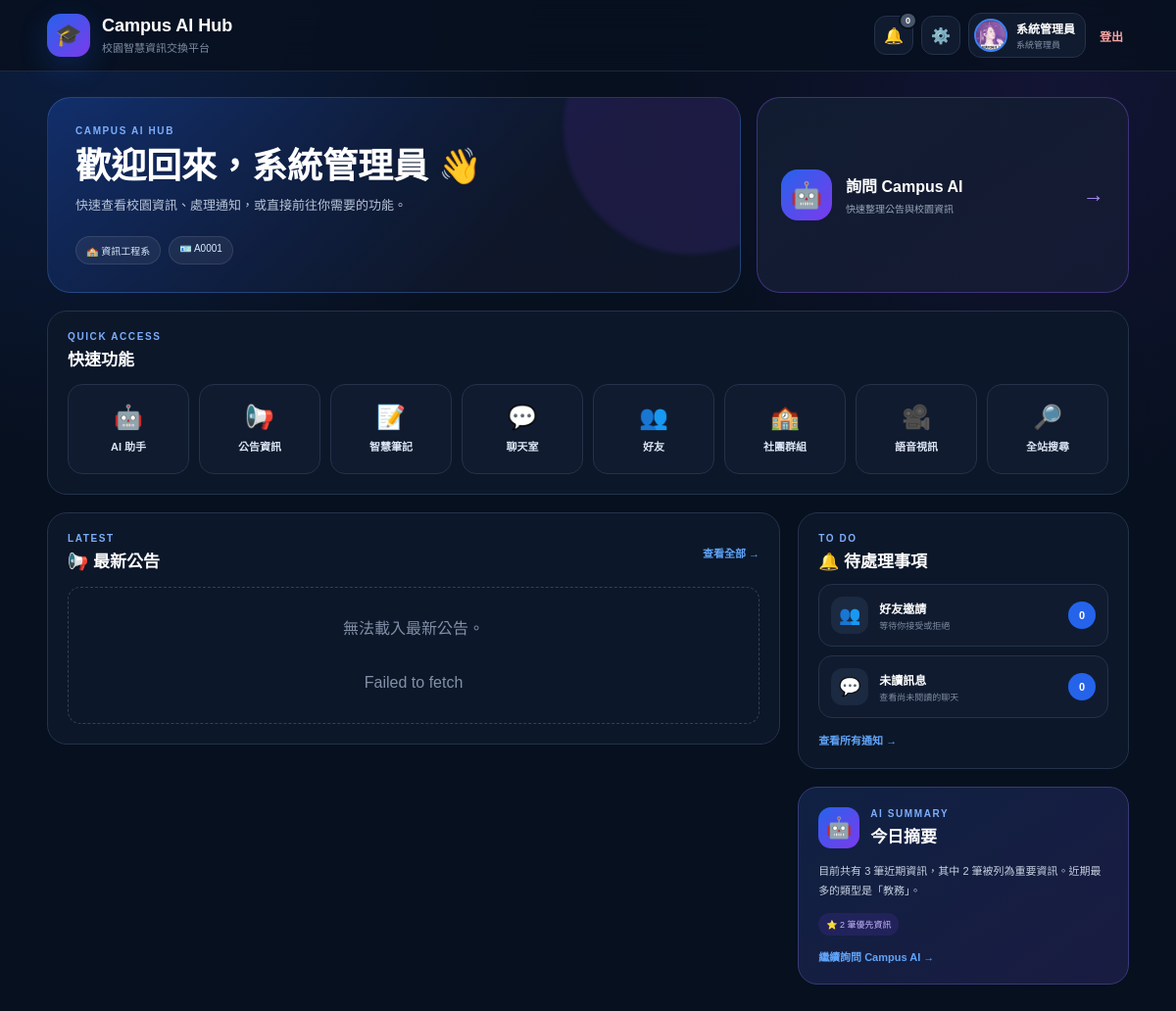
The app's page /dashboard (signed in) with its own data.
### models/user.py (models this page shows, shortened)
class User(db.Model):
    __tablename__ = "users"
    id = db.Column(db.Integer, primary_key=True)
    username = db.Column(db.String(50), unique=True, nullable=False)
    password_hash = db.Column(db.String(255), nullable=False)
    role = db.Column(db.String(20), default="user", nullable=False)
    full_name = db.Column(db.String(100), nullable=False)
    email = db.Column(db.String(255), unique=True, nullable=True)
    birthday = db.Column(db.String(20), nullable=True)
    student_no = db.Column(db.String(30), unique=True, nullable=True)
    department_id = db.Column(db.Integer, db.ForeignKey("departments.id"), nullable=True)
    grade_level = db.Column(db.String(20), nullable=True)
    avatar_url = db.Column(db.String(255), nullable=True)
    interests = db.Column(db.Text, nullable=True)
    bio = db.Column(db.Text, nullable=True)
    created_at = db.Column(db.DateTime, default=datetime.utcnow)
    updated_at = db.Column(db.DateTime, default=datetime.utcnow, onupdate=datetime.utcnow)
    posts = db.relationship("Post", backref="author", lazy=True, cascade="all, delete-orphan")
    notes = db.relationship("Note", backref="owner", lazy=True, cascade="all, delete-orphan")
    created_rooms = db.relationship("ChatRoom", backref="creator", lazy=True, cascade="all, delete-orphan")
    chat_messages = db.relationship("ChatMessage", backref="sender", lazy=True, cascade="all, delete-orphan")
    room_memberships = db.relationship("ChatRoomMember", backref="user", lazy=True, cascade="all, delete-orphan")
    sent_friend_requests = db.relationship(
        "Friendship",
        foreign_keys="Friendship.requester_id",
        backref="requester",
        lazy=True,
        cascade="all, delete-orphan"
    )
    received_friend_requests = db.relationship(
        "Friendship",
        foreign_keys="Friendship.addressee_id",
        backref="addressee",
        lazy=True,
        cascade="all, delete-orphan"
    )
    profile_visibility = db.Column(
        db.String(20),
        nullable=False,
        default="friends"
    )

class Department(db.Model):
    __tablename__ = "departments"
    id = db.Column(db.Integer, primary_key=True)
    code = db.Column(db.String(30), unique=True, nullable=False)
    name = db.Column(db.String(100), nullable=False)
    users = db.relationship("User", backref="department", lazy=True)

### routes/core_pages.py (the view)
    @app.route("/dashboard")
    def dashboard():
        current_user = (
            get_logged_in_user()
        )
        if not current_user:
            return redirect(
                url_for(
                    "index"
                )
            )
        recent_posts = (
            Post.query
            .order_by(
                Post.created_at.desc()
            )
            .limit(3)
            .all()
        )
        announcement_count = (
            Post.query.count()
        )
        dashboard_ai_summary = (
            build_ai_summary(
                recent_posts
            )
        )
        ai_priority_count = (
            Post.query
            .filter_by(
                is_ai_priority=True
            )
            .count()
        )
        note_count = (
            Note.query
            .filter_by(
                owner_id=
                    current_user.id
            )
            .count()
        )
        friend_count = (
            Friendship.query
            .filter(
                Friendship.status
                == "accepted",
                or_(
                    Friendship.requester_id
                    == current_user.id,
                    Friendship.addressee_id
                    == current_user.id
                )
            )
            .count()
        )
        community_count = (
            CommunityMember.query
            .filter_by(
                user_id=
                    current_user.id
            )
            .count()
        )
        meeting_count = (
            Meeting.query
            .filter(
                Meeting.status
                != "ended"
            )
            .count()
        )
        notification_summary = (
            get_notification_summary(
                current_user.id
            )
        )
        return render_template(
            "dashboard.html",
            current_user=
                current_user,
            recent_posts=
                recent_posts,
            announcement_count=
                announcement_count,
            note_count=
                note_count,
            friend_count=
                friend_count,
            community_count=
                community_count,
            meeting_count=
                meeting_count,
            dashboard_ai_summary=
                dashboard_ai_summary,
            ai_priority_count=
                ai_priority_count,
            pending_friend_count=
                notification_summary[
                    "pending_friend_count"
                ],
            unread_message_count=
                notification_summary[
                    "unread_message_count"
                ],
            total_notification_count=
                notification_summary[
                    "total_notification_count"
                ]
        )

### services/ai_service.py (called while the page is built)
def build_ai_summary(posts):
    if not posts:
        return "目前沒有新的校園資訊。"
    important_count = sum(
        1
        for post in posts
        if getattr(
            post,
            "is_ai_priority",
            False
        )
    )
    categories = {}
    for post in posts:
        category = (
            getattr(post, "category", None)
            or "一般資訊"
        )
        categories[category] = (
            categories.get(
                category,
                0
            )
            + 1
        )
    top_category = max(
        categories,
        key=categories.get
    )
    return (
        f"目前共有 {len(posts)} 筆近期資訊，"
        f"其中 {important_count} 筆被列為重要資訊。"
        f"近期最多的類型是「{top_category}」。"
    )

### services/notification_service.py (called while the page is built, shortened)
def get_user_chat_room_ids(user_id):
    member_room_ids = [
        row.room_id
        for row in ChatRoomMember.query
        .filter_by(user_id=user_id)
        .all()
    ]
    created_room_ids = [
        row.id
        for row in ChatRoom.query
        .filter_by(created_by=user_id)
        .all()
    ]
    return list(set(member_room_ids + created_room_ids))

def get_notification_summary(user_id):
    pending_friend_count = (
        Friendship.query
        .filter_by(
            addressee_id=user_id,
            status="pending"
        )
        .count()
    )
    room_ids = get_user_chat_room_ids(user_id)
    unread_message_count = 0
    return {
        "pending_friend_count": pending_friend_count,
        "unread_message_count": unread_message_count,
        "total_notification_count": (
            pending_friend_count + unread_message_count
        )
    }

### utils/auth_helpers.py (called while the page is built)
def get_logged_in_user(clear_invalid=True):
    user_id = session.get("user_id")
    if not user_id:
        return None
    current_user = db.session.get(User, user_id)
    if current_user is None and clear_invalid:
        session.clear()
    return current_user

### templates/dashboard.html (shortened to what this page needs)
{% extends "base.html" %}
{% block head %}
<link rel="stylesheet" href="{{ url_for('static', filename='css/dashboard.css') }}">
{% endblock %}
{% block content %}
<div class="dashboard-page">
    <header class="dashboard-topbar">
        <div class="dashboard-topbar-inner">
            <a href="/dashboard" class="brand-area" aria-label="回到首頁">
                <div class="brand-logo">🎓</div>
                <div class="brand-text">
                    <h1>Campus AI Hub</h1>
                    <p>校園智慧資訊交換平台</p>
                </div>
            </a>
            <div class="top-user-area">
                <a href="/notifications" class="icon-action notification-btn" title="通知">
                    🔔
                    <span id="notificationBadge" class="notification-badge {% if total_notification_count == 0 %}is-zero{% endif %}">
                        {{ total_notification_count }}
                    </span>
                </a>
                {% if current_user.role == "admin" %}
                <a href="/admin/users" class="icon-action" title="管理後台">⚙️</a>
                {% endif %}
                <a href="/profile" class="user-chip" title="個人資訊">
                    {% if current_user.avatar_url %}
                    <img class="top-avatar" src="{{ current_user.avatar_url }}" alt="頭像">
                    {% else %}
                    <div class="top-avatar top-avatar-placeholder">
                        {{ (current_user.full_name or current_user.username or "U")[0] }}
                    </div>
                    {% endif %}
                    <div class="user-chip-text">
                        <span class="top-user-name">{{ current_user.full_name or current_user.username }}</span>
                        <span class="top-user-role">{% if current_user.role == "admin" %}系統管理員{% else %}校園使用者{% endif %}</span>
                    </div>
                </a>
                <a href="/logout" class="logout-link">登出</a>
            </div>
        </div>
    </header>
    <main class="dashboard-container">
        <section class="hero-section">
            <div class="hero-copy">
                <div class="eyebrow">CAMPUS AI HUB</div>
                <h2>歡迎回來，{{ current_user.full_name or current_user.username }} 👋</h2>
                <p>快速查看校園資訊、處理通知，或直接前往你需要的功能。</p>
                <div class="welcome-tags">
                    {% if current_user.department %}
                    <span class="welcome-tag">🏫 {{ current_user.department.name }}</span>
                    {% endif %}
                    {% if current_user.student_no %}
                    <span class="welcome-tag">🪪 {{ current_user.student_no }}</span>
                    {% endif %}
                </div>
            </div>
            <a href="/ai-assistant" class="hero-ai-action">
                <span class="hero-ai-icon">🤖</span>
                <span>
                    <strong>詢問 Campus AI</strong>
                    <small>快速整理公告與校園資訊</small>
                </span>
                <span class="hero-arrow">→</span>
            </a>
        </section>
        <section class="quick-section">
            <div class="section-heading">
                <div>
                    <span class="section-kicker">QUICK ACCESS</span>
                    <h3>快速功能</h3>
                </div>
            </div>
            <div class="quick-grid">
                <a href="/ai-assistant" class="quick-card"><span class="quick-icon">🤖</span><span>AI 助手</span></a>
                <a href="/announcements" class="quick-card"><span class="quick-icon">📢</span><span>公告資訊</span></a>
                <a href="/notes" class="quick-card"><span class="quick-icon">📝</span><span>智慧筆記</span></a>
                <a href="/chat" class="quick-card"><span class="quick-icon">💬</span><span>聊天室</span></a>
                <a href="/friends" class="quick-card"><span class="quick-icon">👥</span><span>好友</span></a>
                <a href="/communities/" class="quick-card"><span class="quick-icon">🏫</span><span>社團群組</span></a>
                <a href="/meetings/" class="quick-card"><span class="quick-icon">🎥</span><span>語音視訊</span></a>
                <a href="/search" class="quick-card"><span class="quick-icon">🔎</span><span>全站搜尋</span></a>
            </div>
        </section>
        <div class="content-grid">
            <section class="panel announcements-panel">
                <div class="panel-header">
                    <div>
                        <span class="section-kicker">LATEST</span>
                        <h3>📢 最新公告</h3>
                    </div>
                    <a href="/announcements" class="panel-link">查看全部 →</a>
                </div>
                <div id="recentAnnouncements" class="announcement-list">
                </div>
            </section>
            <aside class="side-stack">
                <section class="panel attention-panel">
                    <div class="panel-header compact">
                        <div>
                            <span class="section-kicker">TO DO</span>
                            <h3>🔔 待處理事項</h3>
                        </div>
                    </div>
                    <div class="attention-list">
                        <a href="/notifications" class="attention-item">
                            <span class="attention-icon">👥</span>
                            <span class="attention-text">
                                <strong>好友邀請</strong>
                                <small>等待你接受或拒絕</small>
                            </span>
                            <span id="pendingFriendCount" class="attention-count">{{ pending_friend_count }}</span>
                        </a>
                        <a href="/chat" class="attention-item">
                            <span class="attention-icon">💬</span>
                            <span class="attention-text">
                                <strong>未讀訊息</strong>
                                <small>查看尚未閱讀的聊天</small>
                            </span>
                            <span id="unreadMessageCount" class="attention-count">{{ unread_message_count }}</span>
                        </a>
                    </div>
                    <a href="/notifications" class="attention-all-link">查看所有通知 →</a>
                </section>
                <section class="ai-summary-panel">
                    <div class="ai-summary-head">
                        <span class="ai-summary-icon">🤖</span>
                        <div>
                            <span class="section-kicker">AI SUMMARY</span>
                            <h3>今日摘要</h3>
                        </div>
                    </div>
                    <p class="ai-summary-text">{{ dashboard_ai_summary }}</p>
                    {% if ai_priority_count > 0 %}
                    <div class="ai-summary-meta">⭐ {{ ai_priority_count }} 筆優先資訊</div>
                    {% endif %}
                    <a href="/ai-assistant" class="ai-summary-link">繼續詢問 Campus AI →</a>
                </section>
            </aside>
        </div>
    </main>
</div>
{% endblock %}

### static/css/base.css (style rules this page uses)
* { box-sizing: border-box; }
body { margin: 0; font-family: Arial, 'Microsoft JhengHei', sans-serif; background: #0f172a; color: #e2e8f0; }
a { color: inherit; text-decoration: none; }
h1, h2, h3, h4, p { margin-top: 0; }
.sidebar, .panel { padding: 18px; }
img, video { max-width: 100%; height: auto; }

### records on screen
User: avatar_url (picture), full_name "系統管理員", student_no "A0001"
Department: department.name "資訊工程系"

### other values on screen
{{ total_notification_count }} "0"
{{ pending_friend_count }} "0"
{{ unread_message_count }} "0"
{{ dashboard_ai_summary }} "目前共有 3 筆近期資訊，其中 2 筆被列為重要資訊。近期最多的類型是「教務」。"
{{ ai_priority_count }} "2"
